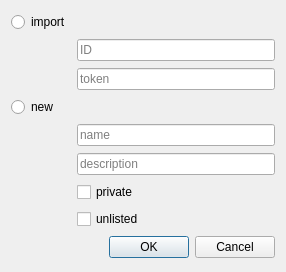
<?xml version="1.0" encoding="UTF-8"?>
<ui version="4.0">
 <class>CollectionAdder</class>
 <widget class="QDialog" name="CollectionAdder">
  <property name="geometry">
   <rect>
    <x>0</x>
    <y>0</y>
    <width>286</width>
    <height>272</height>
   </rect>
  </property>
  <property name="windowTitle">
   <string>Dialog</string>
  </property>
  <layout class="QGridLayout" name="gridLayout">
   <item row="4" column="0">
    <widget class="QRadioButton" name="newRadioButton">
     <property name="text">
      <string>new</string>
     </property>
    </widget>
   </item>
   <item row="6" column="1">
    <widget class="QLineEdit" name="newDescriptionEdit">
     <property name="placeholderText">
      <string>description</string>
     </property>
    </widget>
   </item>
   <item row="1" column="1">
    <widget class="QLineEdit" name="importNewEdit">
     <property name="text">
      <string/>
     </property>
     <property name="placeholderText">
      <string>ID</string>
     </property>
    </widget>
   </item>
   <item row="0" column="0">
    <widget class="QRadioButton" name="importRadioButton">
     <property name="text">
      <string>import</string>
     </property>
    </widget>
   </item>
   <item row="7" column="1">
    <widget class="QCheckBox" name="newPrivateCheckbox">
     <property name="text">
      <string>private</string>
     </property>
    </widget>
   </item>
   <item row="5" column="1">
    <widget class="QLineEdit" name="newNameEdit">
     <property name="placeholderText">
      <string>name</string>
     </property>
    </widget>
   </item>
   <item row="9" column="1">
    <widget class="QCheckBox" name="newUnlistedCheckbox">
     <property name="text">
      <string>unlisted</string>
     </property>
    </widget>
   </item>
   <item row="2" column="1">
    <widget class="QLineEdit" name="importTokenEdit">
     <property name="placeholderText">
      <string>token</string>
     </property>
    </widget>
   </item>
   <item row="10" column="1">
    <widget class="QDialogButtonBox" name="buttonBox">
     <property name="orientation">
      <enum>Qt::Horizontal</enum>
     </property>
     <property name="standardButtons">
      <set>QDialogButtonBox::Cancel|QDialogButtonBox::Ok</set>
     </property>
    </widget>
   </item>
  </layout>
 </widget>
 <resources/>
 <connections>
  <connection>
   <sender>buttonBox</sender>
   <signal>accepted()</signal>
   <receiver>CollectionAdder</receiver>
   <slot>accept()</slot>
   <hints>
    <hint type="sourcelabel">
     <x>248</x>
     <y>254</y>
    </hint>
    <hint type="destinationlabel">
     <x>157</x>
     <y>274</y>
    </hint>
   </hints>
  </connection>
  <connection>
   <sender>buttonBox</sender>
   <signal>rejected()</signal>
   <receiver>CollectionAdder</receiver>
   <slot>reject()</slot>
   <hints>
    <hint type="sourcelabel">
     <x>316</x>
     <y>260</y>
    </hint>
    <hint type="destinationlabel">
     <x>286</x>
     <y>274</y>
    </hint>
   </hints>
  </connection>
 </connections>
</ui>
